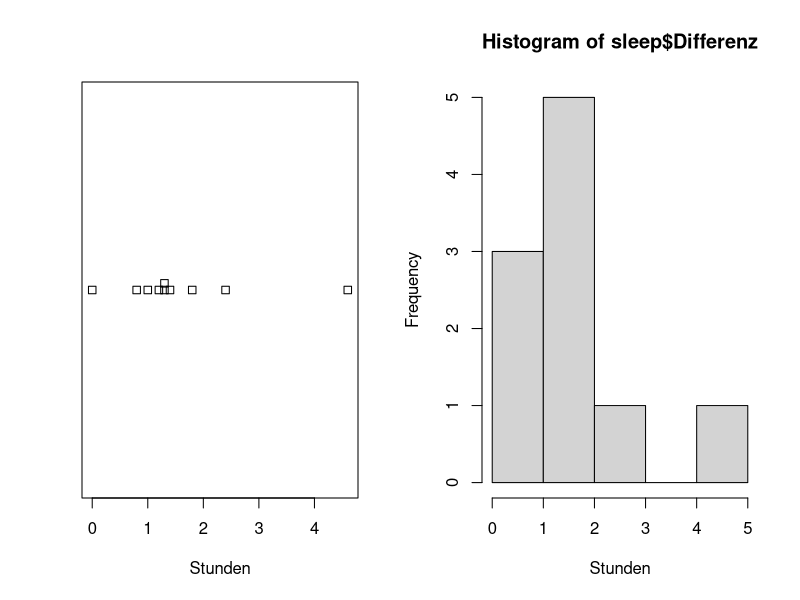
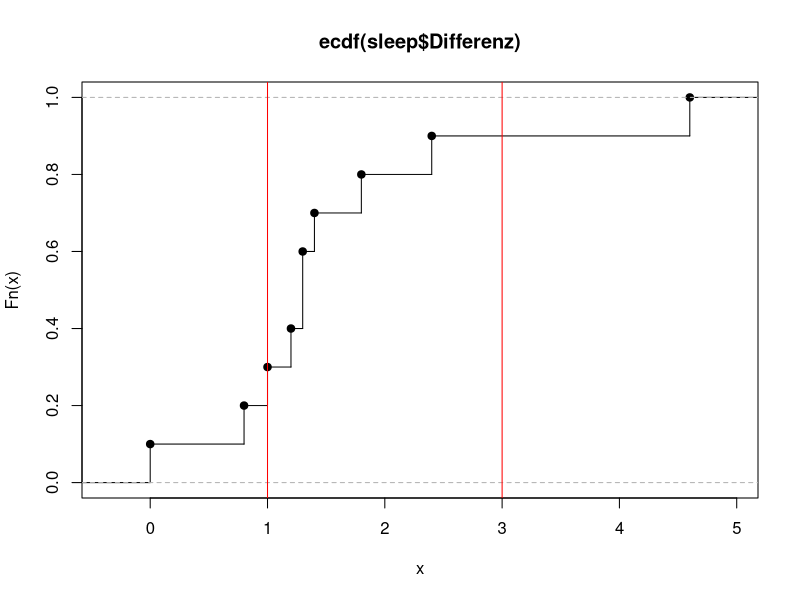

Write R code to recreate these figures, in order.
#####
#1

table.birds <- read.table(file = "./Data/kiebitz.txt", sep = ",", header = TRUE)

str(table.birds)
head(table.birds)
#Datenpunkte: 9
#Merkmale: 3

filtered_birds = data.frame(table.birds[table.birds$Feld.Nr == 1411,])

sum(filtered_birds$Anzahl)
#61

#####
#2
#install.packages("readxl")
library(readxl)
table.survey <- read_excel("./Data/Fragebogen_ExpD_hs24.xlsx")

num_rows <- nrow(table.survey)
table.survey$Schuhgrösse <- as.numeric(table.survey$Schuhgrösse)
table.survey$`Anreisezeit an die ZHAW` <- as.numeric(table.survey$`Anreisezeit an die ZHAW`)

table.survey$Koerpergroesse[23]
#178
table.survey$`Statistische Vorkenntnisse`[13]
#gering
table.survey$Ausbildung[15]
#Kaufmann
table.survey[5,]$Postleitzahl
#8472
table.survey[18,c("Augenfarbe","Ausbildung")]
#blau,Buchhändlerin EFZ
table.survey[c(6,19),c("Sport","Anreisezeit an die ZHAW")]
#6     90                      
#6     40
table.survey[c(21:23),c("Haarfarbe","Augenfarbe")]
#braun     Braun
#schwarz   Braun
#blond     blau
table.survey[c(1:10),"Geschlecht"]
#9 x männlich, 1 x weiblich
table.survey[c((num_rows-10):num_rows), "Schlafzimmer"]
#1 x Parterre
sum(as.integer(table.survey$Handspanne),na.rm = TRUE) / (num_rows -1)
#19
sum(as.integer(table.survey$Koerpergroesse)) / num_rows
#173.7
median(table.survey$Schuhgrösse[-16], na.rm = TRUE)
median(table.survey$Schuhgrösse, na.rm = TRUE)
#42,42
mean(table.survey$`Anreisezeit an die ZHAW`[c(7,18,27)])
round(mean(table.survey$`Anreisezeit an die ZHAW`))
#28,39
table.survey$Sport[c(7,18,27)]
#4,3,4
table.survey[c(13,15,17), c("Postleitzahl","Geschlecht","Koerpergroesse")]
#8050         weiblich   169           
#7270         männlich   179           
#8484         männlich   178 
table.survey$Ausbildung[c(3,21)]


#####
#3

# a)
sleep <- read.table('./Data/sleep.txt', sep = '\t', header =T )

# b)
nrow(sleep)
sleep$Differenz <- sleep$Schlafmittel - sleep$Placebo
mean(sleep$Differenz)
median(sleep$Differenz)

# c)
par(mfrow = c(1,2))
stripchart(sleep$Differenz, xlab='Stunden', method = "stack")
hist(sleep$Differenz, xlab='Stunden')

# d)
par(mfrow = c(1,1))
plot(ecdf(sleep$Differenz), verticals = T)
abline(v = 1, col = "red")
abline(v = 3, col = "red")
ecdf(sleep$Differenz)(1)
ecdf(sleep$Differenz)(3)
